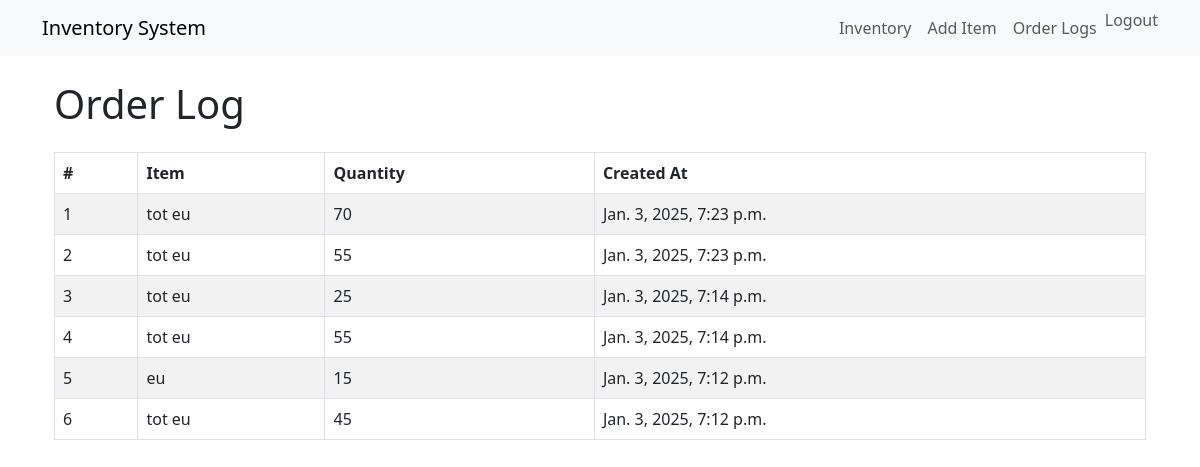
The app's page /inventory/order-log/ (signed in), older data.
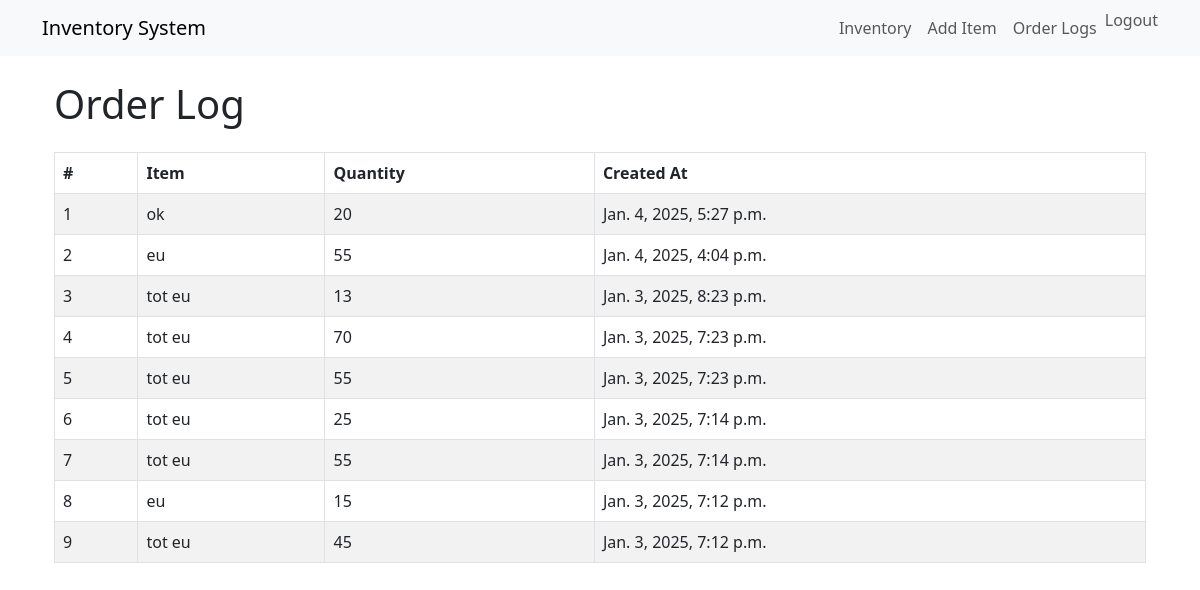
The same page, newer data.
### inventory/models.py (models this page shows, shortened)
class Order(models.Model):
    item = models.ForeignKey(Item, on_delete=models.CASCADE, related_name='orders')
    quantity = models.PositiveIntegerField()
    created_at = models.DateTimeField(auto_now_add=True)

class Item(models.Model):
    name = models.CharField(max_length=255)
    quantity = models.IntegerField()
    description = models.TextField()

### inventory/views.py (the view)
# urls.py: path('order-log/', views.order_log, name='order_log'),
@login_required
@user_passes_test(is_admin)  # Restrict to admins only
def order_log(request):
    orders = Order.objects.select_related('item').order_by('-created_at')  # Latest first
    return render(request, 'inventory/order_log.html', {'orders': orders})

### inventory/views.py (called while the page is built)
def is_admin(user):
    return user.is_staff

### inventory/templates/inventory/order_log.html
{% extends 'base.html' %}
{% block content %}
<div class="container">
    <h1 class="mb-4">Order Log</h1>
    <table class="table table-bordered table-striped">
        <thead>
            <tr>
                <th>#</th>
                <th>Item</th>
                <th>Quantity</th>
                <th>Created At</th>
            </tr>
        </thead>
        <tbody>
            {% for order in orders %}
            <tr>
                <td>{{ forloop.counter }}</td>
                <td>{{ order.item.name }}</td>
                <td>{{ order.quantity }}</td>
                <td>{{ order.created_at }}</td>
            </tr>
            {% endfor %}
        </tbody>
    </table>
</div>
{% endblock %}

### inventory/templates/base.html (shortened to what this page needs)
<!DOCTYPE html>
<html lang="en">
<head>
    <link href="https://cdn.jsdelivr.net/npm/bootstrap@5.3.0/dist/css/bootstrap.min.css" rel="stylesheet">
</head>
<body>
<nav class="navbar navbar-expand-lg navbar-light bg-light">
    <div class="container">
        <a class="navbar-brand" href="/">Inventory System</a>
        <div class="collapse navbar-collapse" id="navbarNav">
            <ul class="navbar-nav ms-auto">
                <li class="nav-item">
                    <a class="nav-link" href="{% url 'inventory_list' %}">Inventory</a>
                </li>
                {% if request.user.is_authenticated %}
                    <li class="nav-item">
                        <a class="nav-link" href="{% url 'add_item' %}">Add Item</a>
                    </li>
                    <li class="nav-item">
                        <a class="nav-link" href="{% url 'order_log' %}">Order Logs</a>
                    </li>
                    <li class="nav-item">
                        <form method="post" action="{% url 'logout' %}" style="display: inline;">
                            <button type="submit" class="btn btn-link nav-link" style="padding: 0; border: none; background: none;">Logout</button>
                        </form>
                    </li>
                {% else %}
                    <li class="nav-item">
                        <a class="nav-link" href="{% url 'login' %}">Login</a>
                    </li>
                {% endif %}
            </ul>
        </div>
    </div>
</nav>
    <div class="container my-4">
        {% block content %}
        {% endblock %}
    </div>
</body>
</html>

Row changes from the older to the newer data that the page shows:
added Order: item.name "ok", quantity "20", created_at "Jan. 4, 2025, 5:27 p.m."
added Order: item.name "eu", quantity "55", created_at "Jan. 4, 2025, 4:04 p.m."
added Order: item.name "tot eu", quantity "13", created_at "Jan. 3, 2025, 8:23 p.m."
